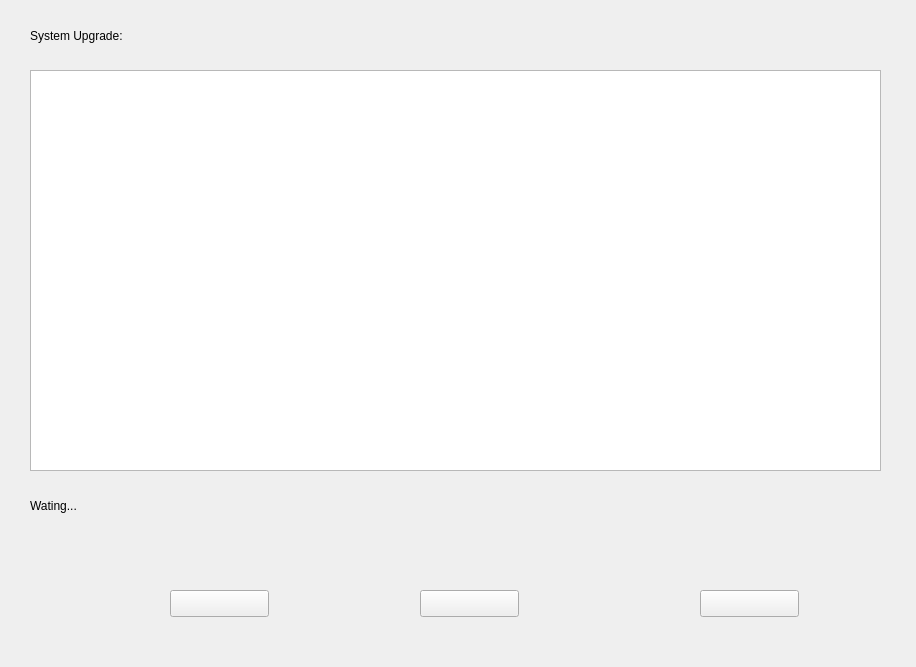
<?xml version="1.0" encoding="UTF-8"?>
<ui version="4.0">
 <class>HNUpgradeWidget</class>
 <widget class="QWidget" name="HNUpgradeWidget">
  <property name="geometry">
   <rect>
    <x>0</x>
    <y>0</y>
    <width>916</width>
    <height>667</height>
   </rect>
  </property>
  <property name="windowTitle">
   <string>HNUpgradeWidget</string>
  </property>
  <layout class="QHBoxLayout" name="horizontalLayout">
   <property name="spacing">
    <number>0</number>
   </property>
   <property name="leftMargin">
    <number>0</number>
   </property>
   <property name="topMargin">
    <number>0</number>
   </property>
   <property name="rightMargin">
    <number>0</number>
   </property>
   <property name="bottomMargin">
    <number>0</number>
   </property>
   <item>
    <widget class="QWidget" name="widgetHNUpgrade" native="true">
     <widget class="QLabel" name="lbTip">
      <property name="geometry">
       <rect>
        <x>30</x>
        <y>20</y>
        <width>331</width>
        <height>31</height>
       </rect>
      </property>
      <property name="text">
       <string>System Upgrade:</string>
      </property>
      <property name="alignment">
       <set>Qt::AlignLeading|Qt::AlignLeft|Qt::AlignVCenter</set>
      </property>
     </widget>
     <widget class="HNProgressBar" name="widgetUpgrade" native="true">
      <property name="geometry">
       <rect>
        <x>30</x>
        <y>540</y>
        <width>611</width>
        <height>31</height>
       </rect>
      </property>
     </widget>
     <widget class="QLabel" name="lbUpgrade">
      <property name="geometry">
       <rect>
        <x>30</x>
        <y>490</y>
        <width>301</width>
        <height>31</height>
       </rect>
      </property>
      <property name="text">
       <string>Wating...</string>
      </property>
     </widget>
     <widget class="QTextBrowser" name="tbVersion">
      <property name="geometry">
       <rect>
        <x>30</x>
        <y>70</y>
        <width>851</width>
        <height>401</height>
       </rect>
      </property>
     </widget>
     <widget class="HNPushButton" name="btnDown">
      <property name="geometry">
       <rect>
        <x>420</x>
        <y>590</y>
        <width>99</width>
        <height>27</height>
       </rect>
      </property>
      <property name="text">
       <string/>
      </property>
     </widget>
     <widget class="HNPushButton" name="btnCancel">
      <property name="geometry">
       <rect>
        <x>700</x>
        <y>590</y>
        <width>99</width>
        <height>27</height>
       </rect>
      </property>
      <property name="text">
       <string/>
      </property>
     </widget>
     <widget class="HNPushButton" name="btnCheck">
      <property name="geometry">
       <rect>
        <x>170</x>
        <y>590</y>
        <width>99</width>
        <height>27</height>
       </rect>
      </property>
      <property name="text">
       <string/>
      </property>
     </widget>
    </widget>
   </item>
  </layout>
 </widget>
 <layoutdefault spacing="6" margin="11"/>
 <customwidgets>
  <customwidget>
   <class>HNProgressBar</class>
   <extends>QWidget</extends>
   <header>hnprogressbar.h</header>
   <container>1</container>
  </customwidget>
  <customwidget>
   <class>HNPushButton</class>
   <extends>QPushButton</extends>
   <header>hnpushbutton.h</header>
  </customwidget>
 </customwidgets>
 <resources/>
 <connections/>
</ui>
